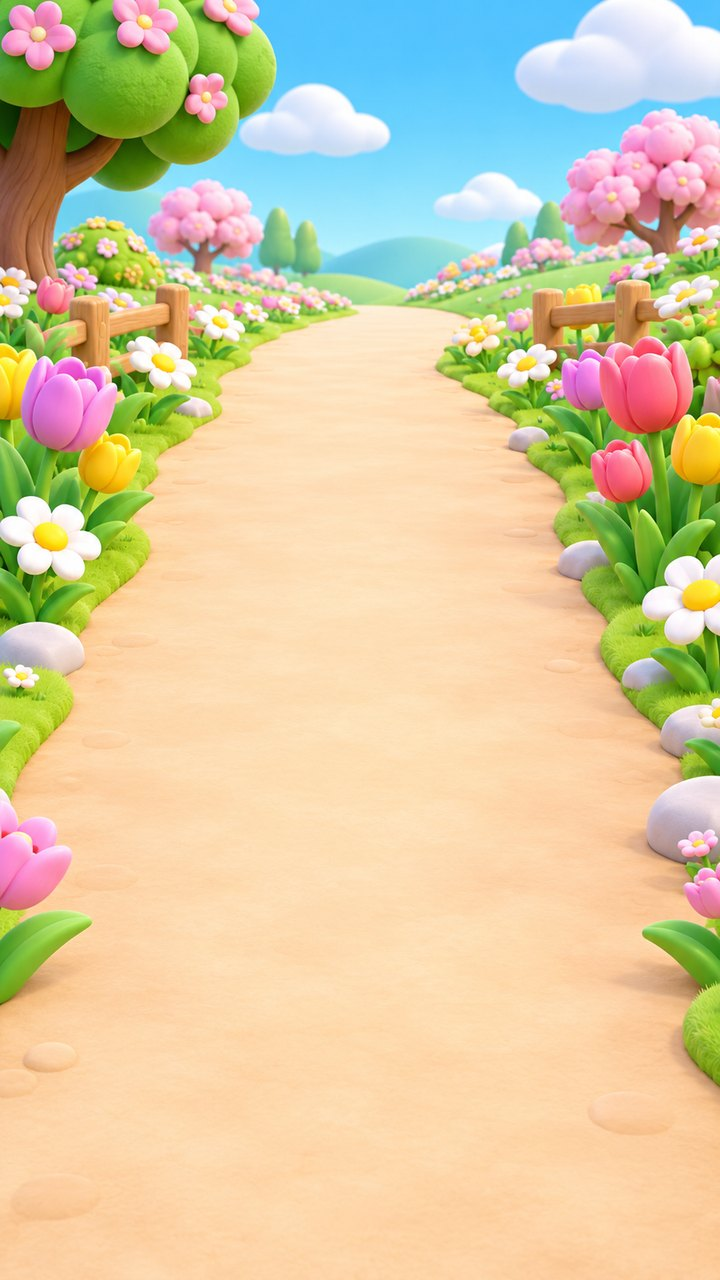
#> input picture yanlis-renk/android/assets/bg/world_1.jpg, 720 x 1280 px
$ python -i import_user_art.py   (imports and definitions only)
#> lines starting #> are read from the running program, lines starting #| are printed output that depends on the picture
"""Kullanıcının ürettiği görselleri oyun varlıklarına dönüştürür.
Kullanım: python3 -I tools/art/import_user_art.py <açılmış_zip_kökü> <android/assets> <store>
"""
import sys, os, glob
from collections import deque
from PIL import Image, ImageFilter, ImageEnhance, ImageOps

src, assets, store = sys.argv[1], sys.argv[2], sys.argv[3]

def find(prefix):
#> further down, picture is the input picture: PIL image 720x1280 RGB; mean R, G, B 216.9, 202.2, 161
    m = glob.glob(os.path.join(src, '*', prefix + '*.png'))
    if not m: raise SystemExit('bulunamadı: ' + prefix)
    return m[0]

def out(rel):
    p = os.path.join(assets, rel); os.makedirs(os.path.dirname(p), exist_ok=True); return p

def trim(im, pad=6):
    bb = im.getchannel('A').point(lambda a: 255 if a > 10 else 0).getbbox()
    if bb: im = im.crop((max(0, bb[0]-pad), max(0, bb[1]-pad), min(im.width, bb[2]+pad), min(im.height, bb[3]+pad)))
    return im

def pot_canvas(im, w, h, anchor='center'):
    """Görseli w×h (2'nin kuvveti) şeffaf tuvale sığdırır → mobilde mipmap ile keskin küçülür."""
    im = im.copy(); im.thumbnail((w, h), Image.LANCZOS)
    c = Image.new('RGBA', (w, h), (0, 0, 0, 0))
    y = (h - im.height) // 2 if anchor == 'center' else h - im.height
    c.alpha_composite(im, ((w - im.width) // 2, y)); return c

def fit(im, maxside):
    im = im.copy(); im.thumbnail((maxside, maxside), Image.LANCZOS); return im

def remove_fake_bg(im, sat_max=28, light_min=150, keep_border=0):
    """Kenardan başlayarak düşük doygunluklu açık (beyaz/gri dama) pikselleri şeffaf yapar."""
#> called with sat_max = 28, light_min = 150, keep_border = 0
    im = im.convert('RGBA'); w, h = im.size; px = im.load()
#> after `w, h = im.size`: w = 720; h = 1280
    def bgish(p):
        r, g, b, a = p
        return max(r, g, b) - min(r, g, b) <= sat_max and min(r, g, b) >= light_min
    seen = bytearray(w * h); q = deque()
    for x in range(w):
        q.append((x, 0)); q.append((x, h-1))
    for y in range(h):
        q.append((0, y)); q.append((w-1, y))
    mask = Image.new('L', (w, h), 255); mp = mask.load()
#> after `mask = Image.new('L', (w, h), 255)`: mask: PIL image 720x1280 L; every value is 255
    while q:
        x, y = q.popleft(); i = y * w + x
        if seen[i]: continue
        seen[i] = 1
        if not bgish(px[x, y]): continue
        mp[x, y] = 0
        for dx, dy in ((1,0),(-1,0),(0,1),(0,-1)):
            nx, ny = x+dx, y+dy
            if 0 <= nx < w and 0 <= ny < h and not seen[ny*w+nx]: q.append((nx, ny))
    if keep_border:
        mask = mask.filter(ImageFilter.MaxFilter(keep_border*2+1))
    mask = mask.filter(ImageFilter.GaussianBlur(0.8))
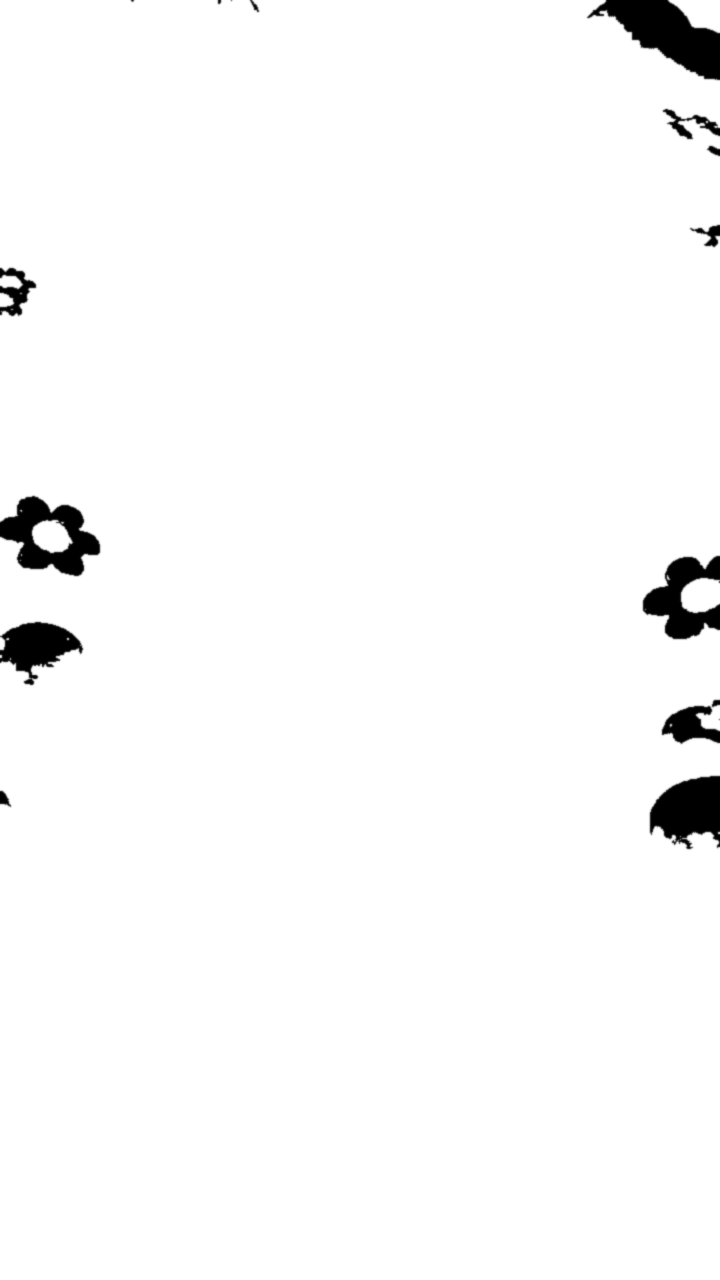
#> mask: PIL image 720x1280 L; min 0, max 255, mean 248.9
    im.putalpha(Image.composite(im.getchannel('A'), Image.new('L', (w, h), 0), mask) if im.mode == 'RGBA' else mask)
    return im

def split_columns_or_rows(im, axis):
    """Saydam boşluklarla ayrılmış parçaları böler (axis 0: yatay, 1: dikey)."""
    a = im.getchannel('A'); w, h = im.size
    n = w if axis == 0 else h
    occ = []
    for i in range(n):
        box = (i, 0, i+1, h) if axis == 0 else (0, i, w, i+1)
        occ.append(a.crop(box).getextrema()[1] > 30)
    parts, start = [], None
    for i, o in enumerate(occ + [False]):
        if o and start is None: start = i
        if not o and start is not None:
            if i - start > 8: parts.append((start, i))
            start = None
    res = []
    for s, e in parts:
        box = (s, 0, e, h) if axis == 0 else (0, s, w, e)
        res.append(trim(im.crop(box), 2))
    return res

report = []

# 11–20 dünya arka planları → 720x1280 JPG
# [3 lines not run here, left out]

# 21–30 karakterler
chars = {21: 'char_klasik', 22: 'char_top', 23: 'char_robot', 24: 'char_panda', 25: 'char_kedi',
         26: 'char_uzayli', 27: 'char_kristal', 28: 'char_bulut', 29: 'char_yildiz', 30: 'char_kral'}
# [4 lines not run here, left out]

# oyun nesneleri
def obj(n, name, w, h):
    raw = trim(Image.open(find(str(n))).convert('RGBA'))
    im = pot_canvas(raw, w, h); im.save(out(f'objects/{name}.png'), optimize=True)
    report.append(f'objects/{name}.png {im.size}'); return raw
# [2 lines not run here, left out]
# [1 line that did not run here, left out]
# [1 line that did not run here, left out]
# [1 line not run here, left out]

def icon(im, name):
    c = Image.new('RGBA', (128, 128), (0, 0, 0, 0)); t = fit(im, 112)
    c.alpha_composite(t, ((128 - t.width)//2, (128 - t.height)//2)); c.save(out(f'icons/{name}.png'), optimize=True)
    report.append(f'icons/{name}.png')
# [4 lines not run here, left out]
# [1 line that did not run here, left out]
# [8 lines not run here, left out]
# beyaz (boyanabilir) parlak buton: yeşil butonun parlaklığından türetilir
# [1 line that did not run here, left out]
# [1 line that did not run here, left out]
# [1 line that did not run here, left out]
# [1 line that did not run here, left out]
# [1 line that did not run here, left out]
# [1 line that did not run here, left out]
# [3 lines not run here, left out]
# [1 line that did not run here, left out]
# [17 lines not run here, left out]

>>> from PIL import Image
>>> picture = Image.open('../../android/assets/bg/world_1.jpg')
>>> result = remove_fake_bg(picture)

$ run again, on yanlis-renk/android/assets/bg/world_17.jpg
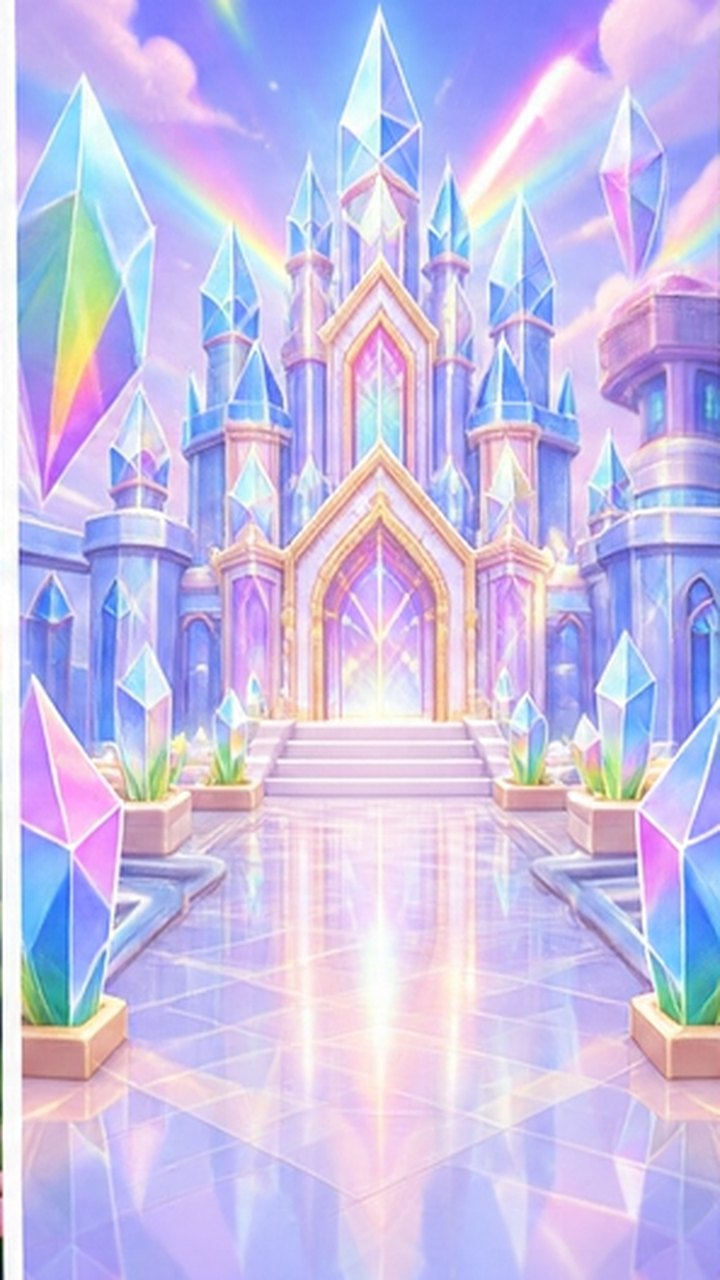
#> input picture yanlis-renk/android/assets/bg/world_17.jpg, 720 x 1280 px
#> picture is the input picture: PIL image 720x1280 RGB; mean R, G, B 200, 191.7, 231.8
#> in remove_fake_bg, `mask = mask.filter(ImageFilter.GaussianBlur(0.8))`:
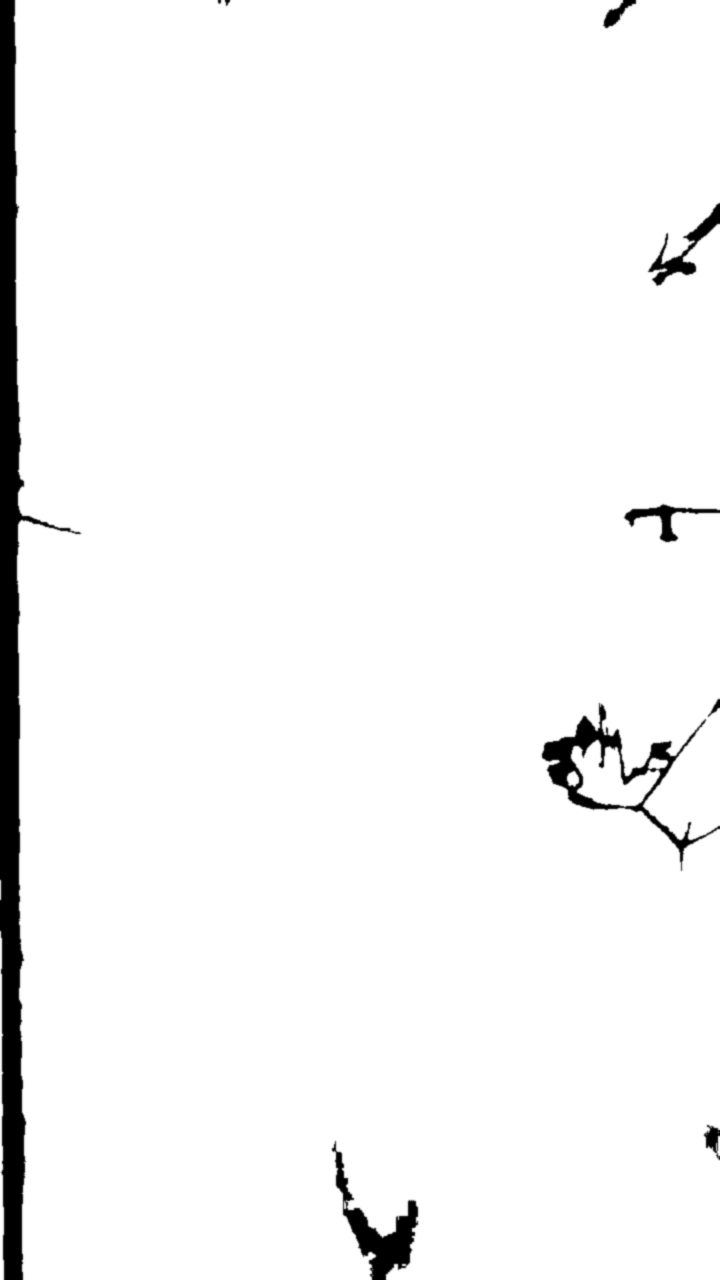
#> mask: PIL image 720x1280 L; min 0, max 255, mean 245.5

$ run again, on yanlis-renk/android/assets/bg/world_18.jpg
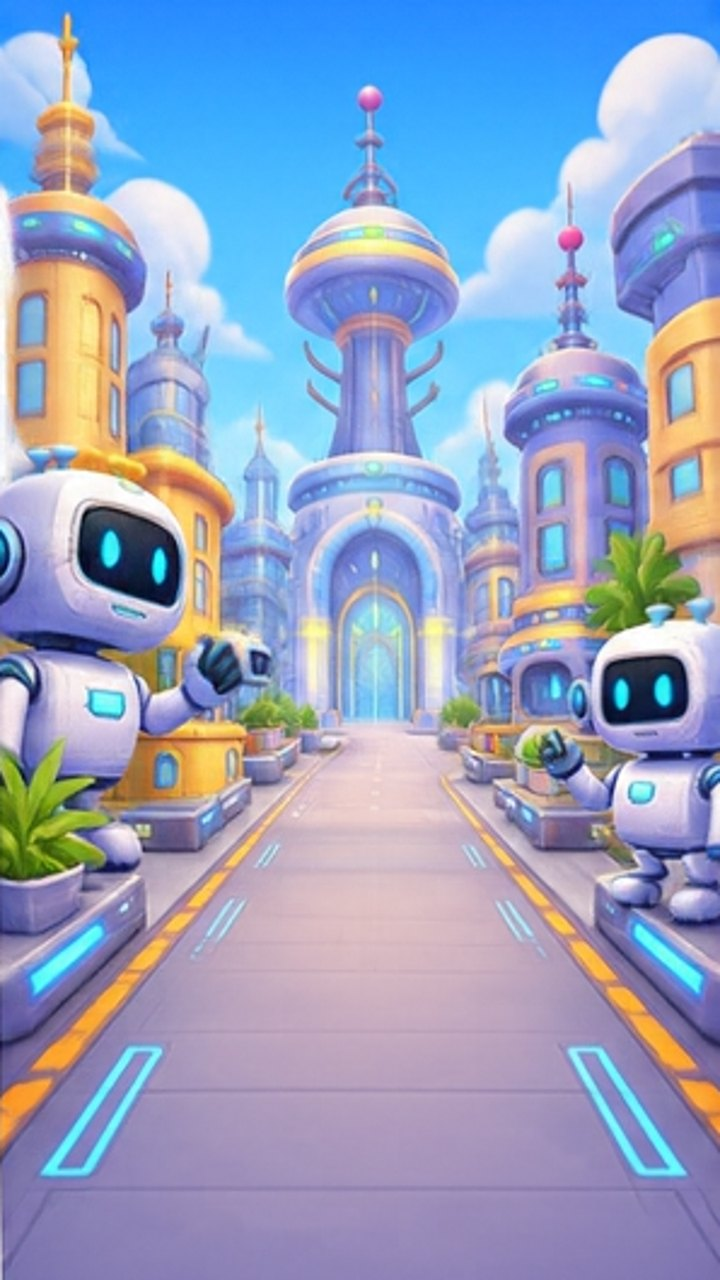
#> input picture yanlis-renk/android/assets/bg/world_18.jpg, 720 x 1280 px
#> picture is the input picture: PIL image 720x1280 RGB; mean R, G, B 149, 162.7, 194
#> in remove_fake_bg, `mask = mask.filter(ImageFilter.GaussianBlur(0.8))`:
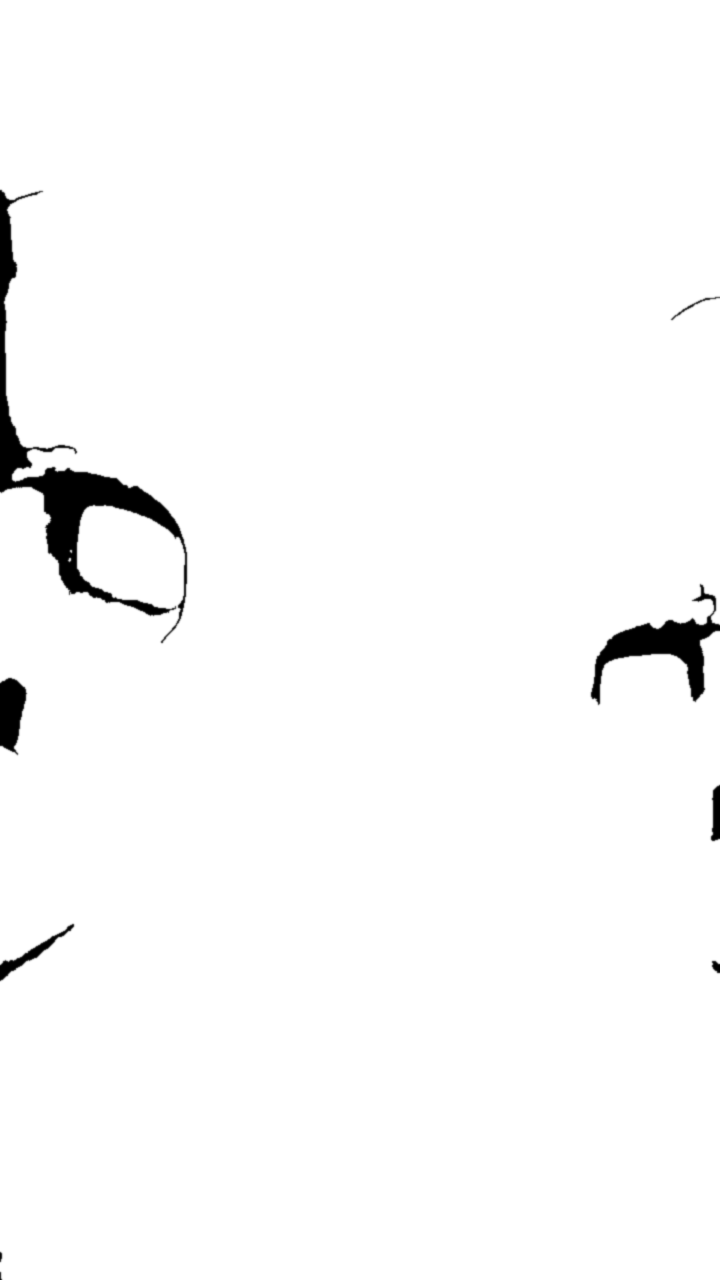
#> mask: PIL image 720x1280 L; min 0, max 255, mean 250
